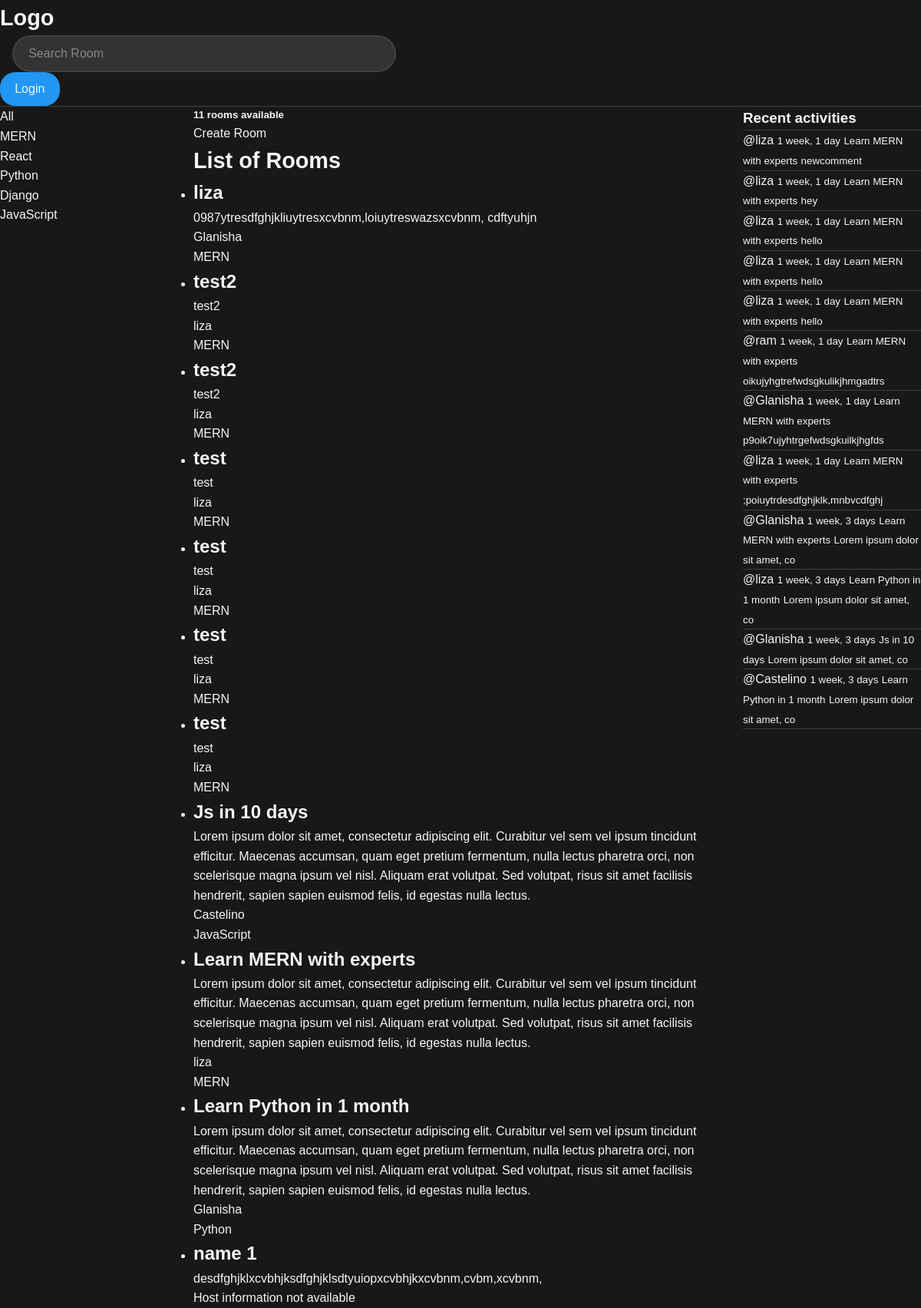
The app's page /, older data.
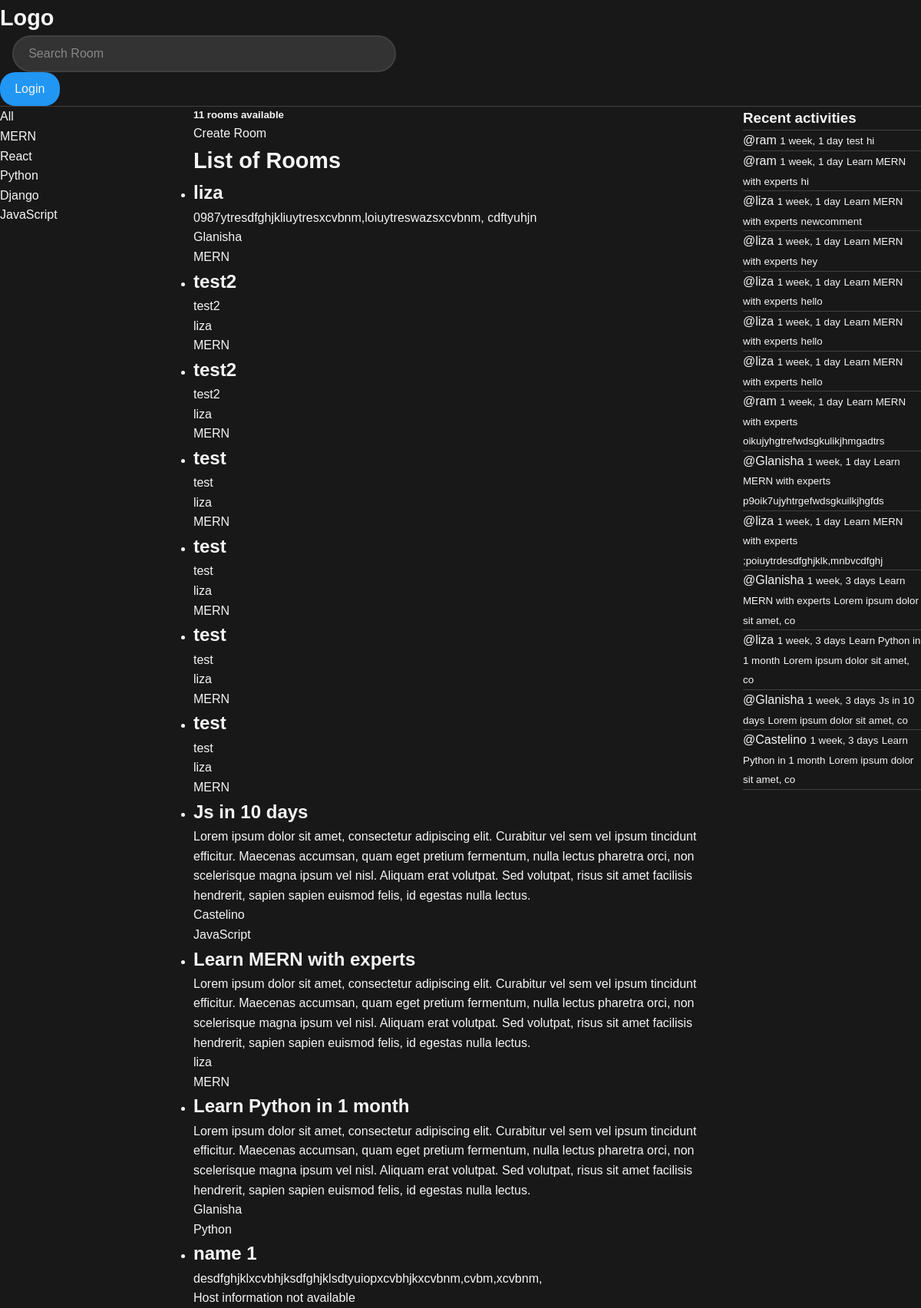
The same page, newer data.
### base/models.py (models this page shows, shortened)
class Topic(models.Model):
    name=models.CharField(max_length=200)

class Room(models.Model):
    host=models.ForeignKey(User, on_delete=models.SET_NULL, null=True)
    topic=models.ForeignKey(Topic, on_delete=models.SET_NULL, null=True)
    name = models.CharField(max_length=200)
    description = models.TextField(null=True, blank=True)
    participants=models.ManyToManyField(User, related_name="participants", blank=True)
    updated = models.DateTimeField(auto_now=True)
    created = models.DateTimeField(auto_now_add=True)
    class Meta:
        ordering=["-updated", "-created"]
    def __str__(self):
        return self.name

class Message(models.Model):
    user=models.ForeignKey(User, on_delete=models.CASCADE)
    room = models.ForeignKey(Room, on_delete=models.CASCADE)
    body= models.TextField()
    updated = models.DateTimeField(auto_now=True)
    created = models.DateTimeField(auto_now_add=True)
    def __str__(self):
        return self.body[0:30]

### base/views.py (the view)
# urls.py: path("", views.home, name="home"),
def home(request):
    q = request.GET.get('q')
    if q:
        rooms = Room.objects.filter(
            Q(topic__name__icontains=q) |
            Q(name__icontains=q) |
            Q(description__icontains=q)
        )
    else:
        rooms = Room.objects.all()
    topics = Topic.objects.all()
    room_count = rooms.count()
    if q:
        room_messages = Message.objects.filter(
            Q(room__topic__name__icontains=q)
        ).order_by("-created")
    else:
        room_messages = Message.objects.all().order_by("-created")
    return render(request, "base/home.html", {
        "rooms": rooms,
        "topics": topics,
        "room_count": room_count,
        "room_messages": room_messages
    })

### base/templates/base/home.html (shortened to what this page needs)
{% extends 'main.html' %}
    {% block content %}
    <div class="main-container">
      <div>
        {% include 'base/sidebar.html' %}
      </div>
      <div>
        {% include 'base/roomsdisplay.html' %}
      </div>
      <div>
        {% include 'base/activity.html' %}
      </div>
    </div>
    {% endblock %}

### base/templates/base/sidebar.html
<div>
    <a href="{% url 'base:home' %}">All</a>
  </div>
  <ul>
    {% for topic in topics %}
      <li><a href="{% url 'base:home' %}?q={{ topic.name }}">{{ topic.name }}</a></li>
    {% empty %}
      <p>No topics available.</p>
    {% endfor %}
  </ul>

### base/templates/base/roomsdisplay.html (shortened to what this page needs)
<h5>{{room_count}} rooms available</h5>
<a href="{% url 'base:createRoom' %}">Create Room</a>
<h1>List of Rooms</h1>
<ul>
  {% for room in rooms %}
  <li>
    <a href="{% url 'base:room' room.id %}">
      <h2>{{ room.name }}</h2>
      <p>{{ room.description }}</p>
      {% if room.host %}
<a href="{% url 'base:user-profile' room.host.id %}">
  {{ room.host }}
</a>
{% else %}
<p>Host information not available</p>
{% endif %}
      <p>{{ room.topic.name }}</p>
    </a>
  </li>
  {% empty %}
  <p>No rooms available.</p>
  {% endfor %}
</ul>

### base/templates/base/activity.html (shortened to what this page needs)
<h3>Recent activities</h3>
        <hr>
        {%for message in room_messages%}
        <div>
          <a  href="{% url 'base:user-profile' message.user.id %}">@{{message.user}}</a>
          <small>{{message.created|timesince}}</small>
          <small>{{message.room}}</small>
          <small>{{message}}</small>
        <hr>
        </div>
        {% endfor %}

Row changes from the older to the newer data that the page shows:
added Message: user "ram", created "1 week, 1 day", room "test", body "hi"
added Message: user "ram", created "1 week, 1 day", room "Learn MERN with experts", body "hi"
